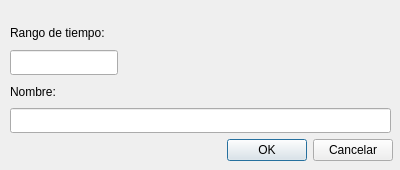
<?xml version="1.0" encoding="UTF-8"?>
<ui version="4.0">
 <class>Dialog</class>
 <widget class="QDialog" name="Dialog">
  <property name="geometry">
   <rect>
    <x>0</x>
    <y>0</y>
    <width>400</width>
    <height>170</height>
   </rect>
  </property>
  <property name="minimumSize">
   <size>
    <width>400</width>
    <height>170</height>
   </size>
  </property>
  <property name="maximumSize">
   <size>
    <width>400</width>
    <height>170</height>
   </size>
  </property>
  <property name="windowTitle">
   <string>Dialog</string>
  </property>
  <widget class="QWidget" name="">
   <property name="geometry">
    <rect>
     <x>10</x>
     <y>22</y>
     <width>383</width>
     <height>139</height>
    </rect>
   </property>
   <layout class="QVBoxLayout" name="verticalLayout">
    <item>
     <widget class="QLabel" name="label">
      <property name="text">
       <string>Rango de tiempo:</string>
      </property>
     </widget>
    </item>
    <item>
     <layout class="QHBoxLayout" name="horizontalLayout_2">
      <item>
       <widget class="QLineEdit" name="lineEditExportTimeRange">
        <property name="minimumSize">
         <size>
          <width>108</width>
          <height>25</height>
         </size>
        </property>
        <property name="maximumSize">
         <size>
          <width>108</width>
          <height>25</height>
         </size>
        </property>
        <property name="sizeIncrement">
         <size>
          <width>108</width>
          <height>25</height>
         </size>
        </property>
       </widget>
      </item>
      <item>
       <spacer name="horizontalSpacer_2">
        <property name="orientation">
         <enum>Qt::Horizontal</enum>
        </property>
        <property name="sizeHint" stdset="0">
         <size>
          <width>40</width>
          <height>20</height>
         </size>
        </property>
       </spacer>
      </item>
     </layout>
    </item>
    <item>
     <widget class="QLabel" name="label_2">
      <property name="text">
       <string>Nombre:</string>
      </property>
     </widget>
    </item>
    <item>
     <widget class="QLineEdit" name="lineEditFileName">
      <property name="minimumSize">
       <size>
        <width>381</width>
        <height>25</height>
       </size>
      </property>
      <property name="maximumSize">
       <size>
        <width>381</width>
        <height>25</height>
       </size>
      </property>
     </widget>
    </item>
    <item>
     <layout class="QHBoxLayout" name="horizontalLayout">
      <item>
       <spacer name="horizontalSpacer">
        <property name="orientation">
         <enum>Qt::Horizontal</enum>
        </property>
        <property name="sizeHint" stdset="0">
         <size>
          <width>168</width>
          <height>20</height>
         </size>
        </property>
       </spacer>
      </item>
      <item>
       <widget class="QPushButton" name="pushButtonOk">
        <property name="text">
         <string>OK</string>
        </property>
       </widget>
      </item>
      <item>
       <widget class="QPushButton" name="pushButtonCancel">
        <property name="text">
         <string>Cancelar</string>
        </property>
       </widget>
      </item>
     </layout>
    </item>
   </layout>
  </widget>
 </widget>
 <resources/>
 <connections/>
</ui>
